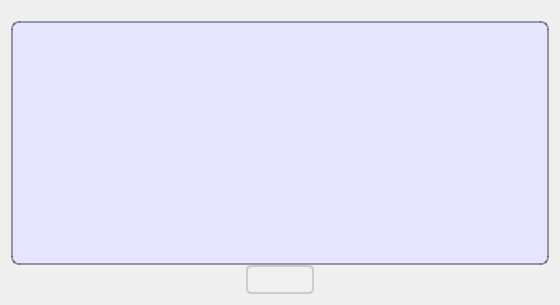
<?xml version="1.0" encoding="UTF-8"?>
<ui version="4.0">
 <class>Licence</class>
 <widget class="QDialog" name="Licence">
  <property name="geometry">
   <rect>
    <x>0</x>
    <y>0</y>
    <width>560</width>
    <height>305</height>
   </rect>
  </property>
  <property name="minimumSize">
   <size>
    <width>560</width>
    <height>290</height>
   </size>
  </property>
  <property name="maximumSize">
   <size>
    <width>560</width>
    <height>305</height>
   </size>
  </property>
  <property name="windowTitle">
   <string/>
  </property>
  <property name="windowIcon">
   <iconset>
    <normaloff>WStreamLab.ico</normaloff>WStreamLab.ico</iconset>
  </property>
  <property name="styleSheet">
   <string notr="true">/* Common styles */
* {
    font-family: Verdana, Arial, sans-serif; /* Fallback to Arial or generic sans-serif if Verdana is not available */
    font-size: 12pt; /* Base font size */
}

/* QPushButton */
QPushButton {
    padding: 5px 10px;
    border: 2px solid #ccc; /* Light gray border */
    background-color: #f0f0f0; /* Light gray background */
    border-radius: 5px; /* Rounded corners */
}

QPushButton:hover {
    background-color: #d7d9d7; /* Light gray background on hover */
    border: 2px solid #aaa; /* Darker gray border on hover */
}

/* QComboBox */
QComboBox {
    border: 2px solid #ADD8E6; /* Light blue border */
    border-radius: 4px; /* Rounded corners */
    padding: 2px;
    min-height: 20px; /* Adjust the minimum height */
    background-color: #f0f0f0; /* Light gray background */
}

QComboBox QAbstractItemView {
    border: 2px solid #ADD8E6; /* Light blue border for the dropdown */
}

QComboBox::drop-down {
    subcontrol-origin: padding;
    subcontrol-position: top right;
    width: 20px; /* Adjust width as needed */
    border-left: 1px solid #ADD8E6; /* Light blue border for the drop-down button */
}

QComboBox::down-arrow {
    width: 0;
    height: 0;
}

QComboBox::down-arrow:disabled {
    image: url(circle.png); /* Replace with your own circle image */
    width: 16px; /* Adjust width of circle */
    height: 16px; /* Adjust height of circle */
}

/* QLineEdit */
QLineEdit {
    border: 2px solid #ADD8E6; /* Light blue border */
    border-radius: 4px; /* Rounded corners */
    height: 28px; /* Adjusted height */
    padding: 2px; /* Adjust padding if needed */
    background-color: #f0f0f0; /* Light gray background */
}

/* QGroupBox */
QGroupBox {
    border: 2px solid black;
    border-color: rgba(0, 0, 0, 0.36); /* Black with transparency */
    background-color: #E6E6FF; /* Light purple background */
    font-family: Verdana, Arial, sans-serif; /* Use Verdana for group box */
    font-size: 12pt; /* Font size */
    margin-top: 10px;
    border-radius: 8px; /* Rounded corners */
    padding-top: 10px; /* Padding for the top of the group box */
}

QGroupBox::title {
    subcontrol-origin: margin;
    left: 7px;
    padding: 5px; /* Adjusted padding for better appearance */
}
</string>
  </property>
  <layout class="QGridLayout" name="gridLayout_2">
   <property name="verticalSpacing">
    <number>9</number>
   </property>
   <item row="0" column="0">
    <layout class="QVBoxLayout" name="verticalLayout_2">
     <item>
      <widget class="QGroupBox" name="groupBox">
       <property name="title">
        <string/>
       </property>
       <layout class="QGridLayout" name="gridLayout_3">
        <property name="verticalSpacing">
         <number>20</number>
        </property>
        <item row="0" column="0">
         <layout class="QVBoxLayout" name="verticalLayout">
          <item>
           <layout class="QGridLayout" name="gridLayout">
            <item row="5" column="1">
             <widget class="QLabel" name="lbChecksumValue">
              <property name="font">
               <font>
                <family>Verdana</family>
                <pointsize>12</pointsize>
               </font>
              </property>
              <property name="text">
               <string/>
              </property>
             </widget>
            </item>
            <item row="5" column="0">
             <widget class="QLabel" name="lbChecksum">
              <property name="font">
               <font>
                <family>Verdana</family>
                <pointsize>12</pointsize>
               </font>
              </property>
              <property name="text">
               <string/>
              </property>
             </widget>
            </item>
            <item row="1" column="0">
             <widget class="QLabel" name="lbCertificate">
              <property name="font">
               <font>
                <family>Verdana</family>
                <pointsize>12</pointsize>
               </font>
              </property>
              <property name="text">
               <string/>
              </property>
             </widget>
            </item>
            <item row="3" column="0">
             <widget class="QLabel" name="lbMaximum">
              <property name="font">
               <font>
                <family>Verdana</family>
                <pointsize>12</pointsize>
               </font>
              </property>
              <property name="text">
               <string/>
              </property>
             </widget>
            </item>
            <item row="3" column="1">
             <widget class="QLabel" name="lbMaximumValue">
              <property name="font">
               <font>
                <family>Verdana</family>
                <pointsize>12</pointsize>
               </font>
              </property>
              <property name="text">
               <string/>
              </property>
             </widget>
            </item>
            <item row="2" column="0">
             <widget class="QLabel" name="lbArchive">
              <property name="font">
               <font>
                <family>Verdana</family>
                <pointsize>12</pointsize>
               </font>
              </property>
              <property name="text">
               <string/>
              </property>
             </widget>
            </item>
            <item row="0" column="1">
             <widget class="QLabel" name="lbCompanyValue">
              <property name="font">
               <font>
                <family>Verdana</family>
                <pointsize>12</pointsize>
               </font>
              </property>
              <property name="text">
               <string/>
              </property>
             </widget>
            </item>
            <item row="2" column="1">
             <widget class="QLabel" name="lbArchiveValue">
              <property name="font">
               <font>
                <family>Verdana</family>
                <pointsize>12</pointsize>
               </font>
              </property>
              <property name="text">
               <string/>
              </property>
             </widget>
            </item>
            <item row="1" column="1">
             <widget class="QLabel" name="lbCertificateValue">
              <property name="font">
               <font>
                <family>Verdana</family>
                <pointsize>12</pointsize>
               </font>
              </property>
              <property name="text">
               <string/>
              </property>
             </widget>
            </item>
            <item row="0" column="0">
             <widget class="QLabel" name="lbCompany">
              <property name="font">
               <font>
                <family>Verdana</family>
                <pointsize>12</pointsize>
               </font>
              </property>
              <property name="text">
               <string/>
              </property>
             </widget>
            </item>
            <item row="4" column="0">
             <widget class="QLabel" name="lbDensity">
              <property name="font">
               <font>
                <family>Verdana</family>
                <pointsize>12</pointsize>
               </font>
              </property>
              <property name="text">
               <string/>
              </property>
             </widget>
            </item>
            <item row="4" column="1">
             <layout class="QHBoxLayout" name="horizontalLayout_3">
              <item>
               <widget class="QLabel" name="lbDensityValue">
                <property name="maximumSize">
                 <size>
                  <width>79</width>
                  <height>16777215</height>
                 </size>
                </property>
                <property name="font">
                 <font>
                  <family>Verdana</family>
                  <pointsize>12</pointsize>
                 </font>
                </property>
                <property name="text">
                 <string/>
                </property>
               </widget>
              </item>
              <item>
               <widget class="QLabel" name="lbDensityUnit">
                <property name="font">
                 <font>
                  <family>Verdana</family>
                  <pointsize>12</pointsize>
                 </font>
                </property>
                <property name="text">
                 <string/>
                </property>
               </widget>
              </item>
             </layout>
            </item>
           </layout>
          </item>
          <item>
           <spacer name="verticalSpacer">
            <property name="orientation">
             <enum>Qt::Vertical</enum>
            </property>
            <property name="sizeHint" stdset="0">
             <size>
              <width>20</width>
              <height>40</height>
             </size>
            </property>
           </spacer>
          </item>
         </layout>
        </item>
       </layout>
      </widget>
     </item>
     <item>
      <layout class="QHBoxLayout" name="horizontalLayout">
       <item>
        <spacer name="horizontalSpacer">
         <property name="orientation">
          <enum>Qt::Horizontal</enum>
         </property>
         <property name="sizeHint" stdset="0">
          <size>
           <width>40</width>
           <height>20</height>
          </size>
         </property>
        </spacer>
       </item>
       <item>
        <widget class="QPushButton" name="pbClose">
         <property name="font">
          <font>
           <family>Verdana</family>
           <pointsize>12</pointsize>
          </font>
         </property>
         <property name="styleSheet">
          <string notr="true"> padding-left: 10px; 
 padding-top: 1px; 
 padding-right: 10px;
 padding-down: 10px; </string>
         </property>
         <property name="text">
          <string/>
         </property>
        </widget>
       </item>
       <item>
        <spacer name="horizontalSpacer_2">
         <property name="orientation">
          <enum>Qt::Horizontal</enum>
         </property>
         <property name="sizeHint" stdset="0">
          <size>
           <width>40</width>
           <height>20</height>
          </size>
         </property>
        </spacer>
       </item>
      </layout>
     </item>
    </layout>
   </item>
  </layout>
 </widget>
 <resources/>
 <connections/>
</ui>
